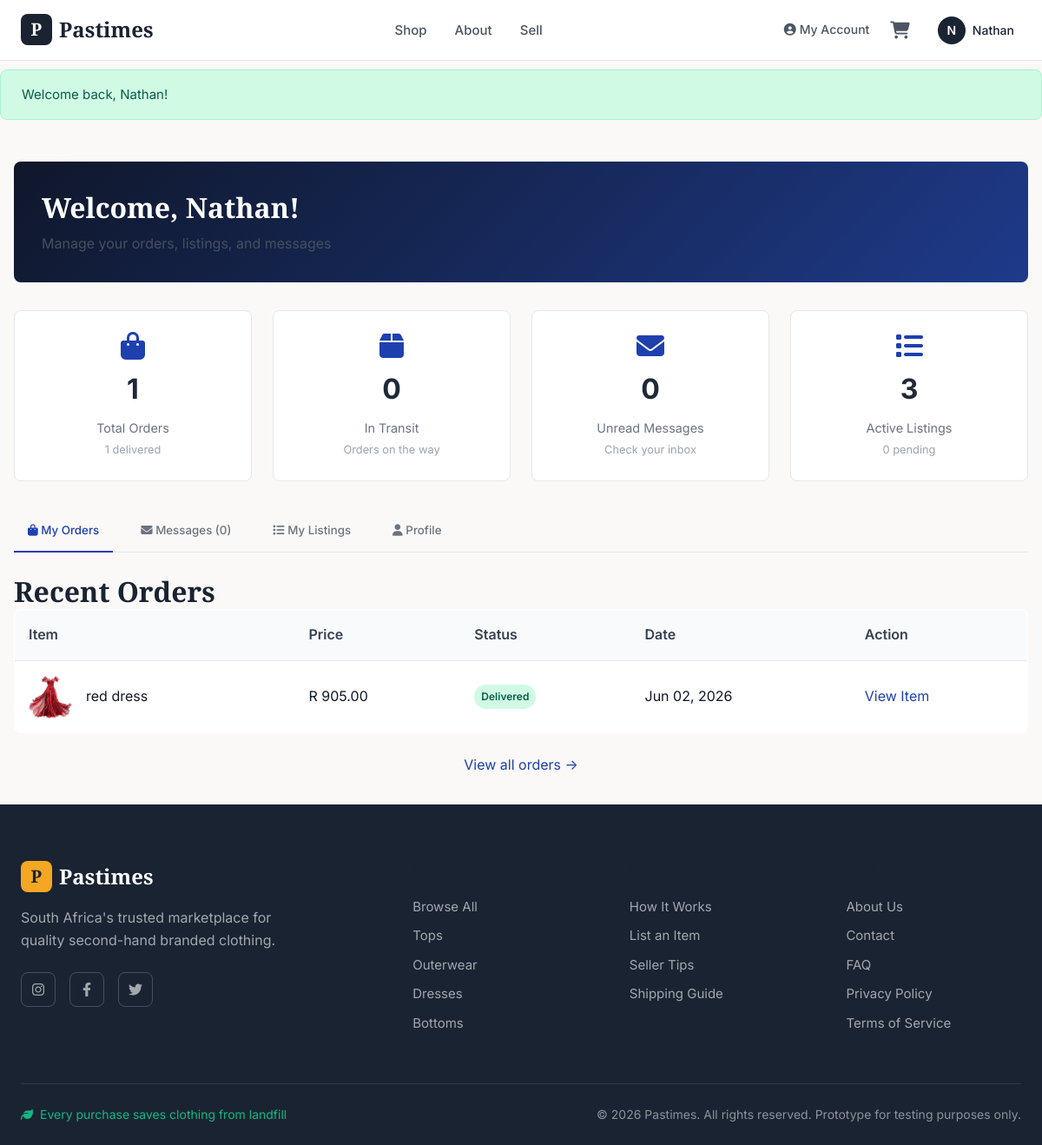
The page /Pastimes/dashboard.php (signed in) on the database its author committed.
### tables this page shows
CREATE TABLE `tblorder` (
  `orderID` int(11) NOT NULL,
  `buyerID` int(11) NOT NULL,
  `clothingID` int(11) NOT NULL,
  `deliveryName` varchar(100) NOT NULL,
  `deliveryAddress` text NOT NULL,
  `deliveryCity` varchar(100) DEFAULT NULL,
  `postalCode` varchar(20) DEFAULT NULL,
  `deliveryType` enum('residential','work') DEFAULT 'residential',
  `totalAmount` decimal(10,2) NOT NULL,
  `serviceFee` decimal(10,2) DEFAULT 15.00,
  `status` enum('pending','dispatched','delivered','cancelled') DEFAULT 'pending',
  `orderDate` timestamp NOT NULL DEFAULT current_timestamp()
);

CREATE TABLE `tblclothes` (
  `clothingID` int(11) NOT NULL,
  `sellerID` int(11) NOT NULL,
  `title` varchar(150) NOT NULL,
  `brand` varchar(100) DEFAULT NULL,
  `category` enum('tops','bottoms','dresses','outerwear','footwear','accessories','activewear') DEFAULT NULL,
  `size` varchar(20) DEFAULT NULL,
  `itemCondition` enum('like new','good','fair') NOT NULL,
  `price` decimal(10,2) NOT NULL,
  `description` text DEFAULT NULL,
  `imagePath` varchar(255) DEFAULT 'images/default-clothing.jpg',
  `status` enum('pending','approved','sold','rejected') DEFAULT 'pending',
  `suggestedPrice` decimal(10,2) DEFAULT NULL,
  `co2Saved` decimal(5,2) DEFAULT 3.00,
  `waterSaved` int(11) DEFAULT 2700,
  `createdAt` timestamp NOT NULL DEFAULT current_timestamp()
);

### Pastimes/includes/functions.php (called while the page is built, shortened)
<?php
function formatPrice($amount) {
    return 'R ' . number_format($amount, 2);
}
?>

### Pastimes/dashboard.php (the view, shortened to what this page needs)
<?php
require_once 'includes/DBConn.php';
require_once 'includes/functions.php';
$userID = $_SESSION['userID'];
$role = $_SESSION['role'];
$fullName = $_SESSION['fullName'];
$stmt = $conn->prepare("SELECT COUNT(*) as totalOrders FROM tblOrder WHERE buyerID = ?");
$stmt->bind_param('i', $userID);
$stmt->execute();
$orderResult = $stmt->get_result()->fetch_assoc();
$totalOrders = $orderResult['totalOrders'];
$stmt = $conn->prepare("SELECT COUNT(*) as delivered FROM tblOrder WHERE buyerID = ? AND status = 'delivered'");
$stmt->bind_param('i', $userID);
$stmt->execute();
$deliveredResult = $stmt->get_result()->fetch_assoc();
$delivered = $deliveredResult['delivered'];
$stmt = $conn->prepare("SELECT COUNT(*) as inTransit FROM tblOrder WHERE buyerID = ? AND status = 'dispatched'");
$stmt->bind_param('i', $userID);
$stmt->execute();
$transitResult = $stmt->get_result()->fetch_assoc();
$inTransit = $transitResult['inTransit'];
$stmt = $conn->prepare("SELECT COUNT(*) as unread FROM tblMessages WHERE receiverID = ? AND isRead = 0");
$stmt->bind_param('i', $userID);
$stmt->execute();
$messageResult = $stmt->get_result()->fetch_assoc();
$unreadMessages = $messageResult['unread'];
$totalListings = 0;
$pendingListings = 0;
if (in_array($role, ['seller', 'both'])) {
    $stmt = $conn->prepare("SELECT COUNT(*) as total FROM tblClothes WHERE sellerID = ? AND status != 'sold'");
    $stmt->bind_param('i', $userID);
    $stmt->execute();
    $listingResult = $stmt->get_result()->fetch_assoc();
    $totalListings = $listingResult['total'];
    $stmt = $conn->prepare("SELECT COUNT(*) as pending FROM tblClothes WHERE sellerID = ? AND status = 'pending'");
    $stmt->bind_param('i', $userID);
    $stmt->execute();
    $pendingResult = $stmt->get_result()->fetch_assoc();
    $pendingListings = $pendingResult['pending'];
}
$stmt = $conn->prepare("SELECT o.*, c.title, c.imagePath FROM tblOrder o JOIN tblClothes c ON o.clothingID = c.clothingID WHERE o.buyerID = ? ORDER BY o.orderDate DESC LIMIT 5");
$stmt->bind_param('i', $userID);
$stmt->execute();
$ordersResult = $stmt->get_result();
$orders = $ordersResult->fetch_all(MYSQLI_ASSOC);
?>
<!DOCTYPE html>
<html lang="en">
<head>
    <link rel="stylesheet" href="https://cdnjs.cloudflare.com/ajax/libs/font-awesome/6.4.0/css/all.min.css">
    <link rel="stylesheet" href="css/style.css">
</head>
<body>
    <?php include 'includes/header.php'; ?>
    <main class="container" style="max-width: 1200px; margin: 0 auto; padding: 2rem 1rem;">
        <div class="dashboard-header">
            <h1 style="margin: 0; font-size: 2rem; color: #ffffff;">Welcome, <?php echo htmlspecialchars($fullName); ?>!</h1>
            <p style="margin: 0.5rem 0 0 0; opacity: 0.9;">Manage your orders, listings, and messages</p>
        </div>
        <div class="dashboard-grid">
            <div class="stat-card">
                <i class="fas fa-shopping-bag"></i>
                <div class="number"><?php echo $totalOrders; ?></div>
                <div class="label">Total Orders</div>
                <div class="sublabel"><?php echo $delivered; ?> delivered</div>
            </div>
            <div class="stat-card">
                <i class="fas fa-box"></i>
                <div class="number"><?php echo $inTransit; ?></div>
                <div class="label">In Transit</div>
                <div class="sublabel">Orders on the way</div>
            </div>
            <div class="stat-card">
                <i class="fas fa-envelope"></i>
                <div class="number"><?php echo $unreadMessages; ?></div>
                <div class="label">Unread Messages</div>
                <div class="sublabel">Check your inbox</div>
            </div>
            <?php if (in_array($role, ['seller', 'both'])): ?>
                <div class="stat-card">
                    <i class="fas fa-list"></i>
                    <div class="number"><?php echo $totalListings; ?></div>
                    <div class="label">Active Listings</div>
                    <div class="sublabel"><?php echo $pendingListings; ?> pending</div>
                </div>
            <?php endif; ?>
        </div>
        <div class="tabs">
            <button class="tab active" onclick="switchTab(event, 'orders')">
                <i class="fas fa-shopping-bag"></i> My Orders
            </button>
            <button class="tab" onclick="switchTab(event, 'messages')">
                <i class="fas fa-envelope"></i> Messages (<?php echo $unreadMessages; ?>)
            </button>
            <?php if (in_array($role, ['seller', 'both'])): ?>
                <button class="tab" onclick="switchTab(event, 'listings')">
                    <i class="fas fa-list"></i> My Listings
                </button>
            <?php endif; ?>
            <button class="tab" onclick="switchTab(event, 'profile')">
                <i class="fas fa-user"></i> Profile
            </button>
        </div>
        <div id="orders" class="tab-content active">
            <h2 style="margin-top: 0;">Recent Orders</h2>
            <?php if (empty($orders)): ?>
                <div style="text-align: center; padding: 3rem 1rem;">
                    <i class="fas fa-inbox" style="font-size: 2rem; color: #d1d5db; display: block; margin-bottom: 1rem;"></i>
                    <p style="color: #6b7280;">You haven't placed any orders yet.</p>
                    <a href="shop.php" class="btn btn-primary" style="display: inline-block; margin-top: 1rem;">Start Shopping</a>
                </div>
            <?php else: ?>
                <table class="orders-table">
                    <thead>
                        <tr>
                            <th>Item</th>
                            <th>Price</th>
                            <th>Status</th>
                            <th>Date</th>
                            <th>Action</th>
                        </tr>
                    </thead>
                    <tbody>
                        <?php foreach ($orders as $order): ?>
                            <tr>
                                <td>
                                    <div class="order-item">
                                        <img src="<?php echo htmlspecialchars($order['imagePath']); ?>" alt="<?php echo htmlspecialchars($order['title']); ?>" class="order-image">
                                        <span><?php echo htmlspecialchars($order['title']); ?></span>
                                    </div>
                                </td>
                                <td><?php echo formatPrice($order['totalAmount']); ?></td>
                                <td>
                                    <?php
                                    $statusClass = 'badge-pending';
                                    if ($order['status'] === 'delivered') $statusClass = 'badge-delivered';
                                    elseif ($order['status'] === 'dispatched') $statusClass = 'badge-dispatched';
                                    ?>
                                    <span class="badge <?php echo $statusClass; ?>"><?php echo ucfirst($order['status']); ?></span>
                                </td>
                                <td><?php echo date('M d, Y', strtotime($order['orderDate'])); ?></td>
                                <td>
                                    <a href="product.php?id=<?php echo $order['clothingID']; ?>" style="color: #1e40af; text-decoration: none;">View Item</a>
                                </td>
                            </tr>
                        <?php endforeach; ?>
                    </tbody>
                </table>
                <a href="my-orders.php" style="display: block; text-align: center; margin-top: 1.5rem; color: #1e40af;">View all orders →</a>
            <?php endif; ?>
        </div>
    </main>
    <?php include 'includes/footer.php'; ?>
</body>
</html>

### Pastimes/css/style.css (style rules this page uses)
:root { --primary-dark: #1a2332; --primary-blue: #2c3e50; --accent-orange: #f5a623; --accent-teal: #00897b; --white: #ffffff; --off-white: #faf9f7; --cream: #f5f3ef; --light-gray: #e5e5e5; --medium-gray: #9ca3af; --dark-gray: #4b5563; --charcoal: #374151; --black: #111827; --success: #10b981; --success-light: #d1fae5; --warning: #f59e0b; --warning-light: #fef3c7; --error: #ef4444; --error-light: #fee2e2; --info: #3b82f6; --info-light: #dbeafe; --font-heading: 'Playfair Display', Georgia, serif; --font-body: 'Inter', -apple-system, BlinkMacSystemFont, sans-serif; --spacing-xs: 0.25rem; --spacing-sm: 0.5rem; --spacing-md: 1rem; --spacing-lg: 1.5rem; --spacing-xl: 2rem; --spacing-2xl: 3rem; --spacing-3xl: 4rem; --radius-sm: 4px; --radius-md: 8px; --radius-lg: 12px; --radius-xl: 16px; --radius-full: 9999px; --shadow-sm: 0 1px 2px rgba(0, 0, 0, 0.05); --shadow-md: 0 4px 6px -1px rgba(0, 0, 0, 0.1); --shadow-lg: 0 10px 15px -3px rgba(0, 0, 0, 0.1); --shadow-xl: 0 20px 25px -5px rgba(0, 0, 0, 0.1); --shadow-hover: 0 12px 40px rgba(0, 0, 0, 0.15); --transition-fast: 0.15s ease; --transition-base: 0.2s ease; --transition-slow: 0.3s ease; --z-dropdown: 100; --z-sticky: 200; --z-fixed: 300; --z-modal-backdrop: 400; --z-modal: 500; --z-toast: 600; }
*, *::before, *::after { box-sizing: border-box; margin: 0; padding: 0; }
html { scroll-behavior: smooth; -webkit-font-smoothing: antialiased; -moz-osx-font-smoothing: grayscale; }
body { font-family: var(--font-body); font-size: 16px; line-height: 1.6; color: var(--black); background-color: var(--off-white); min-height: 100vh; display: flex; flex-direction: column; }
img { max-width: 100%; height: auto; display: block; }
a { text-decoration: none; color: inherit; transition: color var(--transition-base); }
button { font-family: inherit; cursor: pointer; border: none; background: none; }
h1, h2, h3, h4, h5, h6 { font-family: var(--font-heading); font-weight: 600; line-height: 1.3; color: var(--primary-dark); }
h1 { font-size: 2.5rem; }
h2 { font-size: 2rem; }
p { margin-bottom: var(--spacing-md); color: var(--dark-gray); }
.container { max-width: 1280px; margin: 0 auto; padding: 0 var(--spacing-lg); }
.badge { display: inline-flex; align-items: center; padding: var(--spacing-xs) var(--spacing-sm); font-size: 0.75rem; font-weight: 600; border-radius: var(--radius-full); text-transform: capitalize; }
.badge-delivered { background-color: var(--success-light); color: #065f46; }

### Pastimes/dashboard.php (style rules this page uses)
.dashboard-header { background: linear-gradient(135deg, #0f172a 0%, #1e3a8a 100%); color: white; padding: 2rem; border-radius: 8px; margin-bottom: 2rem; }
.dashboard-grid { display: grid; grid-template-columns: repeat(auto-fit, minmax(200px, 1fr)); gap: 1.5rem; margin-bottom: 2rem; }
.stat-card { background: white; padding: 1.5rem; border-radius: 8px; border: 1px solid #e5e7eb; text-align: center; }
.stat-card i { font-size: 2rem; color: #1e40af; margin-bottom: 0.5rem; }
.stat-card .number { font-size: 2rem; font-weight: 700; color: #1f2937; }
.stat-card .label { color: #6b7280; font-size: 0.9rem; margin-top: 0.5rem; }
.stat-card .sublabel { color: #9ca3af; font-size: 0.8rem; margin-top: 0.25rem; }
.tabs { display: flex; gap: 1rem; margin-bottom: 1.5rem; border-bottom: 1px solid #e5e7eb; padding-bottom: 0; }
.tab { padding: 1rem; border: none; background: none; cursor: pointer; font-weight: 500; color: #6b7280; border-bottom: 2px solid transparent; margin-bottom: -1px; transition: all 0.3s; }
.tab.active { color: #1e40af; border-bottom-color: #1e40af; }
.tab-content { display: none; }
.tab-content.active { display: block; }
.orders-table { width: 100%; border-collapse: collapse; background: white; border-radius: 8px; overflow: hidden; border: 1px solid #e5e7eb; }
.orders-table thead { background: #f9fafb; border-bottom: 1px solid #e5e7eb; }
.orders-table th { padding: 1rem; text-align: left; font-weight: 600; color: #374151; }
.orders-table td { padding: 1rem; border-bottom: 1px solid #e5e7eb; }
.orders-table tbody tr:last-child td { border-bottom: none; }
.order-item { display: flex; gap: 1rem; align-items: center; }
.order-image { width: 50px; height: 50px; object-fit: cover; border-radius: 4px; }
.badge { display: inline-block; padding: 0.25rem 0.75rem; border-radius: 999px; font-size: 0.8rem; font-weight: 600; }
.badge-delivered { background: #d1fae5; color: #065f46; }

### rows shown on the page
tblorder: clothingID.imagePath (picture), clothingID.title "red dress", totalAmount "R 905.00", status "Delivered", orderDate "Jun 02, 2026"

### other values the page prints
substr($_SESSION['fullName'], 0, 1) "N"
$_SESSION['fullName'] "Nathan"
$_SESSION['success'] "Welcome back, Nathan!"
$fullName "Nathan"
$totalOrders "1"
$delivered "1"
$inTransit "0"
$unreadMessages "0"
$totalListings "3"
$pendingListings "0"
